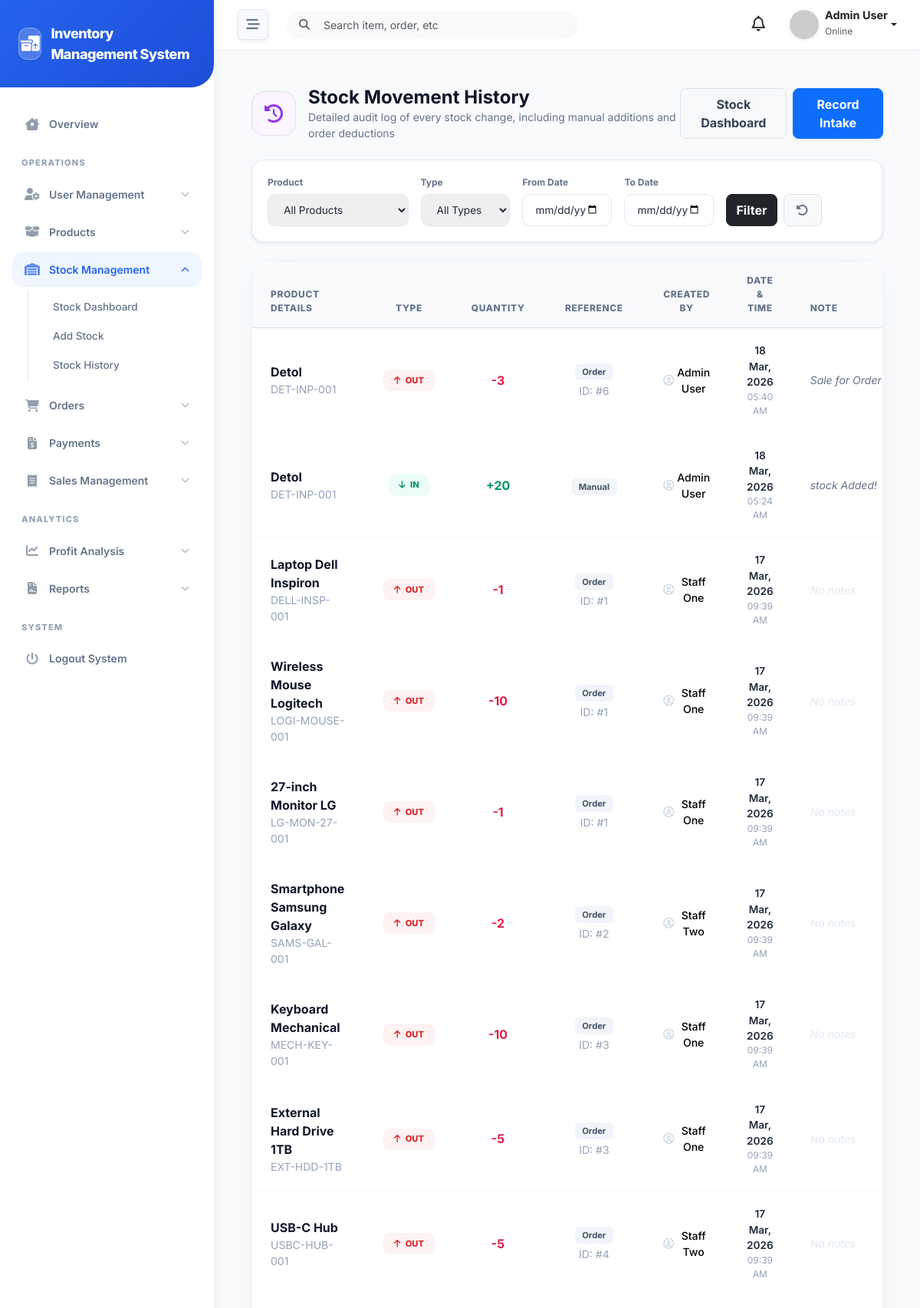
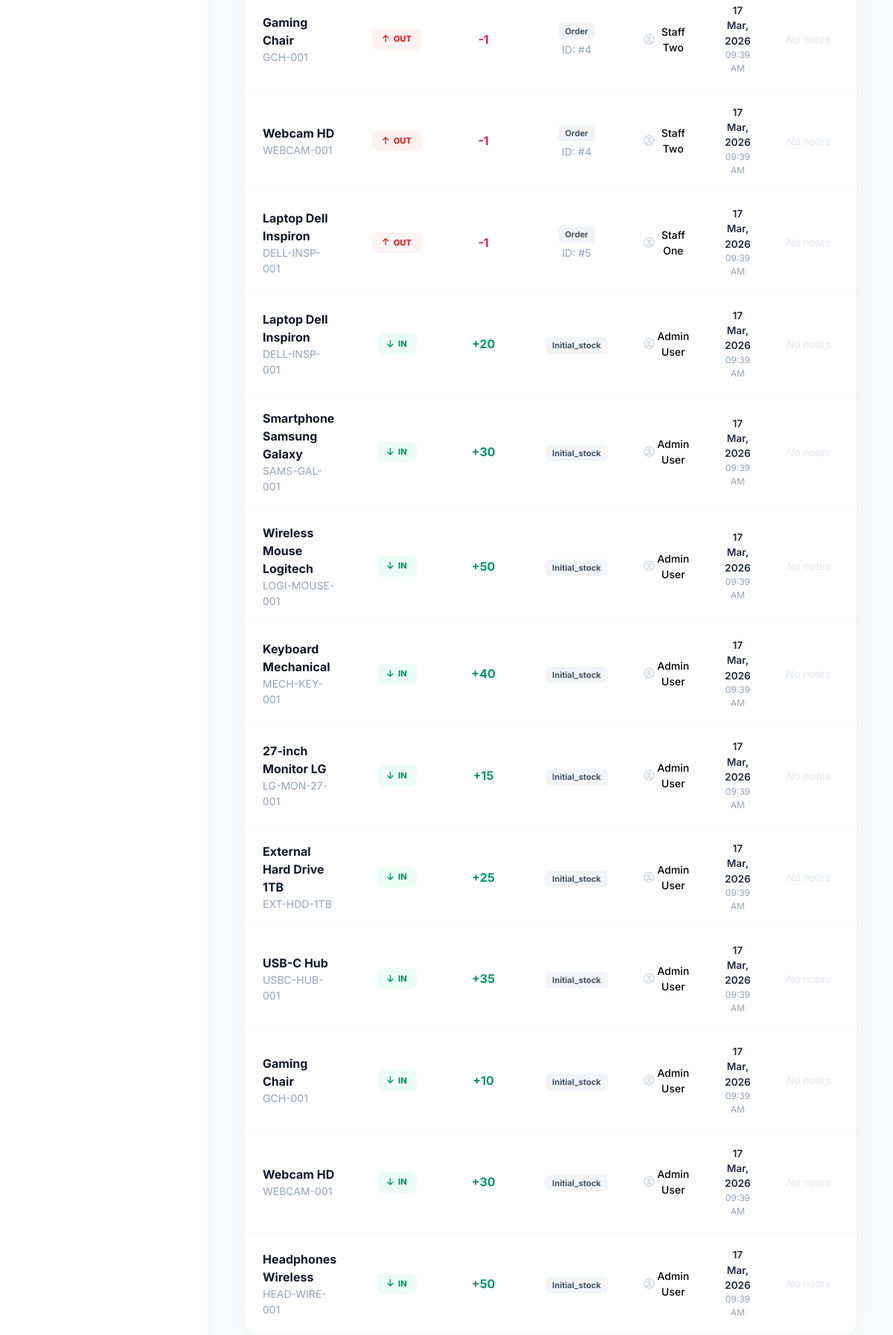
Screenshot of /admin/stock/transactions.php (signed in, upper part) with the database file from the repository (2 pictures, top to bottom).
### tables this page shows
CREATE TABLE `product_transactions` (
  `id` int(11) NOT NULL,
  `product_id` int(11) NOT NULL,
  `type` enum('IN','OUT') NOT NULL,
  `quantity` int(11) NOT NULL,
  `reference_type` varchar(50) DEFAULT NULL,
  `reference_id` int(11) DEFAULT NULL,
  `note` text DEFAULT NULL,
  `created_by` int(11) DEFAULT NULL,
  `created_at` timestamp NOT NULL DEFAULT current_timestamp()
);

CREATE TABLE `products` (
  `id` int(11) NOT NULL,
  `name` varchar(150) NOT NULL,
  `sku` varchar(100) DEFAULT NULL,
  `cost_price` decimal(10,2) NOT NULL,
  `selling_price` decimal(10,2) NOT NULL,
  `status` enum('active','inactive') DEFAULT 'active',
  `created_at` timestamp NOT NULL DEFAULT current_timestamp(),
  `updated_at` timestamp NOT NULL DEFAULT current_timestamp() ON UPDATE current_timestamp()
);

CREATE TABLE `users` (
  `id` int(11) NOT NULL,
  `role_id` int(11) NOT NULL,
  `name` varchar(100) NOT NULL,
  `email` varchar(100) DEFAULT NULL,
  `phone` varchar(20) DEFAULT NULL,
  `password` varchar(255) NOT NULL,
  `status` enum('active','inactive') DEFAULT 'active',
  `created_at` timestamp NOT NULL DEFAULT current_timestamp(),
  `updated_at` timestamp NOT NULL DEFAULT current_timestamp() ON UPDATE current_timestamp()
);

### admin/stock/transactions.php (the view, shortened to what this page needs)
<?php
require_once __DIR__ . '/../../config/db.php';
$page_title = "Stock Movement History";
$page_icon = "fa-clock-rotate-left";
$page_description = "Detailed audit log of every stock change, including manual additions and order deductions";
$product_id_filter = isset($_GET['product_id']) ? (int)$_GET['product_id'] : 0;
$start_date = isset($_GET['start_date']) ? sanitize($_GET['start_date']) : '';
$end_date = isset($_GET['end_date']) ? sanitize($_GET['end_date']) : '';
$query = "SELECT t.*, p.name as product_name, p.sku as product_sku, u.name as user_name
          FROM product_transactions t
          LEFT JOIN products p ON t.product_id = p.id
          LEFT JOIN users u ON t.created_by = u.id
          WHERE 1=1";
$params = [];
$query .= " ORDER BY t.created_at DESC";
try {
    $stmt = $pdo->prepare($query);
    $stmt->execute($params);
    $transactions = $stmt->fetchAll();
} catch (PDOException $e) {
    $transactions = [];
}
try {
    $products = $pdo->query("SELECT id, name FROM products ORDER BY name ASC")->fetchAll();
} catch (PDOException $e) {
    $products = [];
}
include '../../includes/header.php';
include '../../includes/sidebar.php';
include '../../includes/navbar.php';
?>
<div class="px-4 py-4">
    <div class="d-flex align-items-center justify-content-between mb-4">
        <div class="d-flex align-items-center gap-3">
            <div class="p-3 bg-purple-50 text-purple-600 rounded-4 border border-purple-100">
                <i class="fa-solid <?= $page_icon ?> fa-xl"></i>
            </div>
            <div>
                <h1 class="h4 fw-bold text-slate-900 mb-0"><?= $page_title ?></h1>
                <p class="text-slate-500 small mb-0"><?= $page_description ?></p>
            </div>
        </div>
        <div class="d-flex gap-2">
            <a href="index.php" class="btn btn-light rounded-3 px-3 py-2 border fw-bold text-slate-700">Stock Dashboard</a>
            <a href="add_stock.php" class="btn btn-primary rounded-3 px-3 py-2 fw-bold shadow-sm">Record Intake</a>
        </div>
    </div>
    <div class="filter-panel shadow-sm">
        <form method="GET" class="row g-3 align-items-end">
            <div class="col-md-3">
                <label class="filter-label">Product</label>
                <?php if ($product_id_filter > 0): ?>
                    <div class="position-relative">
                        <select class="filter-control bg-light" disabled>
                            <?php foreach ($products as $product): ?>
                                <?php if ($product_id_filter == $product['id']): ?>
                                    <option value="<?= $product['id'] ?>" selected>
                                        <?= htmlspecialchars($product['name']) ?>
                                    </option>
                                <?php endif; ?>
                            <?php endforeach; ?>
                        </select>
                        <input type="hidden" name="product_id" value="<?= $product_id_filter ?>">
                        <a href="transactions.php" class="position-absolute end-0 top-50 translate-middle-y me-2 text-danger small fw-bold text-decoration-none" title="Clear Product Filter">
                            <i class="fa-solid fa-circle-xmark"></i>
                        </a>
                    </div>
                <?php else: ?>
                    <select name="product_id" class="filter-control">
                        <option value="0">All Products</option>
                    </select>
                <?php endif; ?>
            </div>
            <div class="col-md-2">
                <label class="filter-label">Type</label>
                <select name="type" class="filter-control">
                    <option value="">All Types</option>
                </select>
            </div>
            <div class="col-md-2">
                <label class="filter-label">From Date</label>
                <input type="date" name="start_date" class="filter-control" value="<?= $start_date ?>">
            </div>
            <div class="col-md-2">
                <label class="filter-label">To Date</label>
                <input type="date" name="end_date" class="filter-control" value="<?= $end_date ?>">
            </div>
            <div class="col-md-2 d-flex gap-2">
                <button type="submit" class="btn btn-dark w-100 rounded-3 py-2 fw-bold">Filter</button>
                <a href="transactions.php" class="btn btn-light border rounded-3 py-2 px-3 fw-bold text-slate-500" title="Reset All Filters"><i class="fa-solid fa-rotate-left"></i></a>
            </div>
        </form>
    </div>
    <div class="transaction-card">
        <div class="table-responsive">
            <table class="table mb-0 align-middle">
                <thead>
                    <tr>
                        <th class="ps-4">Product Details</th>
                        <th class="text-center">Type</th>
                        <th class="text-center">Quantity</th>
                        <th class="text-center">Reference</th>
                        <th class="text-center">Created By</th>
                        <th class="text-center">Date & Time</th>
                        <th class="pe-4">Note</th>
                    </tr>
                </thead>
                <tbody>
                    <?php if (!empty($transactions)): ?>
                        <?php foreach ($transactions as $t): ?>
                            <tr>
                                <td class="ps-4">
                                    <div class="fw-bold text-slate-900"><?= htmlspecialchars($t['product_name']) ?></div>
                                    <div class="small text-slate-400"><?= htmlspecialchars($t['product_sku'] ?? 'N/A') ?></div>
                                </td>
                                <td class="text-center">
                                    <?php if ($t['type'] == 'IN'): ?>
                                        <span class="type-badge badge-in"><i class="fa-solid fa-arrow-down"></i> IN</span>
                                    <?php else: ?>
                                        <span class="type-badge badge-out"><i class="fa-solid fa-arrow-up"></i> OUT</span>
                                    <?php endif; ?>
                                </td>
                                <td class="text-center">
                                    <span class="h6 fw-bold mb-0 <?= $t['type'] == 'IN' ? 'text-emerald-600' : 'text-rose-600' ?>">
                                        <?= $t['type'] == 'IN' ? '+' : '-' ?><?= number_format($t['quantity']) ?>
                                    </span>
                                </td>
                                <td class="text-center">
                                    <span class="ref-badge"><?= htmlspecialchars($t['reference_type']) ?></span>
                                    <?php if ($t['reference_id']): ?>
                                        <div class="small text-slate-400 mt-1">ID: #<?= $t['reference_id'] ?></div>
                                    <?php endif; ?>
                                </td>
                                <td class="text-center text-slate-600 fw-medium small">
                                    <div class="d-flex align-items-center justify-content-center gap-1">
                                        <i class="fa-regular fa-user-circle text-slate-300"></i>
                                        <?= htmlspecialchars($t['user_name'] ?? 'System') ?>
                                    </div>
                                </td>
                                <td class="text-center">
                                    <div class="date-text"><?= date('d M, Y', strtotime($t['created_at'])) ?></div>
                                    <div class="time-text"><?= date('h:i A', strtotime($t['created_at'])) ?></div>
                                </td>
                                <td class="pe-4">
                                    <div class="small text-slate-500 fst-italic w-40 truncate-text" title="<?= htmlspecialchars($t['note'] ?? 'No notes provided') ?>">
                                        <?= $t['note'] ? htmlspecialchars(substr($t['note'], 0, 50)) . (strlen($t['note']) > 50 ? '...' : '') : '<span class="text-slate-200">No notes</span>' ?>
                                    </div>
                                </td>
                            </tr>
                        <?php endforeach; ?>
                    <?php endif; ?>
                </tbody>
            </table>
        </div>
    </div>
</div>
<?php include '../../includes/footer.php'; ?>

### includes/header.php (style rules this page uses)
:root { --primary-bg: #f8fafc; --sidebar-bg: #ffffff; --sidebar-color: #64748b; --sidebar-active-bg: #eff6ff; --sidebar-active-color: #2563eb; --primary-brand: #2563eb; --header-bg: #ffffff; --text-dark: #1e293b; --transition-speed: 0.3s; }
body { font-family: 'Inter', sans-serif; background-color: var(--primary-bg); color: var(--text-dark); overflow-x: hidden; }

### includes/sidebar.php (style rules this page uses)
:root { --primary-blue: #2563eb; --primary-green: #10b981; --sidebar-bg: #ffffff; --nav-text: #64748b; --nav-active-bg: #eff6ff; --nav-active-text: #2563eb; }

### admin/stock/transactions.php (style rules this page uses)
.transaction-card { background: white; border-radius: 20px; border: 1px solid #f1f5f9; box-shadow: 0 10px 40px -15px rgba(0,0,0,0.08); overflow: hidden; }
.table thead th { background: #f8fafc; color: #64748b; font-size: 0.75rem; font-weight: 800; text-transform: uppercase; letter-spacing: 0.05em; padding: 1rem 1.5rem; }
.table tbody td { padding: 1.2rem 1.5rem; border-bottom: 1px solid #f8fafc; }
.type-badge { padding: 0.35rem 0.85rem; border-radius: 8px; font-size: 0.7rem; font-weight: 800; display: inline-flex; align-items: center; gap: 0.4rem; }
.badge-in { background: #ecfdf5; color: #059669; }
.badge-out { background: #fef2f2; color: #dc2626; }
.ref-badge { background: #f1f5f9; color: #475569; padding: 0.25rem 0.6rem; border-radius: 6px; font-size: 0.7rem; font-weight: 700; text-transform: capitalize; }
.date-text { font-size: 0.85rem; font-weight: 600; color: #1e293b; }
.time-text { font-size: 0.75rem; color: #94a3b8; }
.filter-panel { background: white; border-radius: 16px; border: 1px solid #e2e8f0; padding: 1.25rem; margin-bottom: 1.5rem; }
.filter-label { font-size: 0.75rem; font-weight: 700; color: #64748b; margin-bottom: 0.4rem; display: block; }
.filter-control { height: 42px; border-radius: 10px; border: 1.5px solid #e2e8f0; font-size: 0.85rem; padding: 0 1rem; width: 100%; transition: all 0.2s; }

### rows the page displays
product_transactions: product.name "Detol", product.sku "DET-INP-001", type "OUT" (drawn), quantity "3", reference_type "Order", reference "6", created_by.name "Admin User", created_at "18 Mar, 2026", created_at "05:40 AM", note "Sale for Order…"
product_transactions: product.name "Detol", product.sku "DET-INP-001", type "IN" (drawn), quantity "20", reference_type "Manual", created_by.name "Admin User", created_at "18 Mar, 2026", created_at "05:24 AM", note "stock Added!"
product_transactions: product.name "Laptop Dell Inspiron", product.sku "DELL-INSP-001", type "OUT" (drawn), quantity "1", reference_type "Order", reference "1", created_by.name "Staff One", created_at "17 Mar, 2026", created_at "09:39 AM", shows "No notes"
product_transactions: product.name "Wireless Mouse Logitech", product.sku "LOGI-MOUSE-001", type "OUT" (drawn), quantity "10", reference_type "Order", reference "1", created_by.name "Staff One", created_at "17 Mar, 2026", created_at "09:39 AM", shows "No notes"
product_transactions: product.name "27-inch Monitor LG", product.sku "LG-MON-27-001", type "OUT" (drawn), quantity "1", reference_type "Order", reference "1", created_by.name "Staff One", created_at "17 Mar, 2026", created_at "09:39 AM", shows "No notes"
product_transactions: product.name "Smartphone Samsung Galaxy", product.sku "SAMS-GAL-001", type "OUT" (drawn), quantity "2", reference_type "Order", reference "2", created_by.name "Staff Two", created_at "17 Mar, 2026", created_at "09:39 AM", shows "No notes"
product_transactions: product.name "Keyboard Mechanical", product.sku "MECH-KEY-001", type "OUT" (drawn), quantity "10", reference_type "Order", reference "3", created_by.name "Staff One", created_at "17 Mar, 2026", created_at "09:39 AM", shows "No notes"
product_transactions: product.name "External Hard Drive 1TB", product.sku "EXT-HDD-1TB", type "OUT" (drawn), quantity "5", reference_type "Order", reference "3", created_by.name "Staff One", created_at "17 Mar, 2026", created_at "09:39 AM", shows "No notes"
product_transactions: product.name "USB-C Hub", product.sku "USBC-HUB-001", type "OUT" (drawn), quantity "5", reference_type "Order", reference "4", created_by.name "Staff Two", created_at "17 Mar, 2026", created_at "09:39 AM", shows "No notes"
product_transactions: product.name "Gaming Chair", product.sku "GCH-001", type "OUT" (drawn), quantity "1", reference_type "Order", reference "4", created_by.name "Staff Two", created_at "17 Mar, 2026", created_at "09:39 AM", shows "No notes"
product_transactions: product.name "Webcam HD", product.sku "WEBCAM-001", type "OUT" (drawn), quantity "1", reference_type "Order", reference "4", created_by.name "Staff Two", created_at "17 Mar, 2026", created_at "09:39 AM", shows "No notes"
product_transactions: product.name "Laptop Dell Inspiron", product.sku "DELL-INSP-001", type "OUT" (drawn), quantity "1", reference_type "Order", reference "5", created_by.name "Staff One", created_at "17 Mar, 2026", created_at "09:39 AM", shows "No notes"
product_transactions: product.name "Laptop Dell Inspiron", product.sku "DELL-INSP-001", type "IN" (drawn), quantity "20", reference_type "Initial_stock", created_by.name "Admin User", created_at "17 Mar, 2026", created_at "09:39 AM", shows "No notes"
product_transactions: product.name "Smartphone Samsung Galaxy", product.sku "SAMS-GAL-001", type "IN" (drawn), quantity "30", reference_type "Initial_stock", created_by.name "Admin User", created_at "17 Mar, 2026", created_at "09:39 AM", shows "No notes"
product_transactions: product.name "Wireless Mouse Logitech", product.sku "LOGI-MOUSE-001", type "IN" (drawn), quantity "50", reference_type "Initial_stock", created_by.name "Admin User", created_at "17 Mar, 2026", created_at "09:39 AM", shows "No notes"
product_transactions: product.name "Keyboard Mechanical", product.sku "MECH-KEY-001", type "IN" (drawn), quantity "40", reference_type "Initial_stock", created_by.name "Admin User", created_at "17 Mar, 2026", created_at "09:39 AM", shows "No notes"
product_transactions: product.name "27-inch Monitor LG", product.sku "LG-MON-27-001", type "IN" (drawn), quantity "15", reference_type "Initial_stock", created_by.name "Admin User", created_at "17 Mar, 2026", created_at "09:39 AM", shows "No notes"
product_transactions: product.name "External Hard Drive 1TB", product.sku "EXT-HDD-1TB", type "IN" (drawn), quantity "25", reference_type "Initial_stock", created_by.name "Admin User", created_at "17 Mar, 2026", created_at "09:39 AM", shows "No notes"
product_transactions: product.name "USB-C Hub", product.sku "USBC-HUB-001", type "IN" (drawn), quantity "35", reference_type "Initial_stock", created_by.name "Admin User", created_at "17 Mar, 2026", created_at "09:39 AM", shows "No notes"
product_transactions: product.name "Gaming Chair", product.sku "GCH-001", type "IN" (drawn), quantity "10", reference_type "Initial_stock", created_by.name "Admin User", created_at "17 Mar, 2026", created_at "09:39 AM", shows "No notes"
product_transactions: product.name "Webcam HD", product.sku "WEBCAM-001", type "IN" (drawn), quantity "30", reference_type "Initial_stock", created_by.name "Admin User", created_at "17 Mar, 2026", created_at "09:39 AM", shows "No notes"
product_transactions: product.name "Headphones Wireless", product.sku "HEAD-WIRE-001", type "IN" (drawn), quantity "50", reference_type "Initial_stock", created_by.name "Admin User", created_at "17 Mar, 2026", created_at "09:39 AM", shows "No notes"

### other values shown
APP_NAME "Inventory Management System"
$user_name "Admin User"
$page_title "Stock Movement History"
$page_description "Detailed audit log of every stock change, including manual additions and order deductions"
